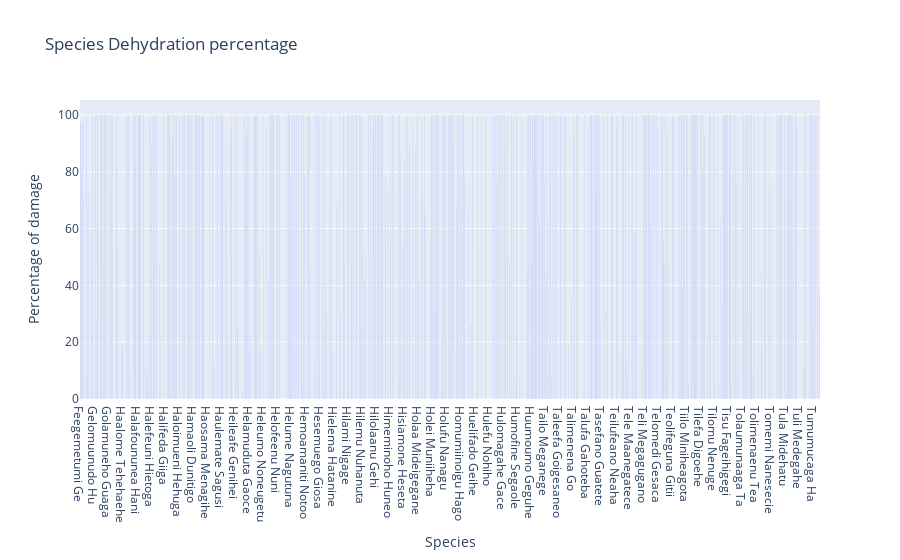

Write notebook code for a chart like this one.
### Code cell
# Change the 'damageType' to see the percentage of that type
damageType = 'Dehydration'
oa.ShowSpeciesCausesChart(f'Species {damageType} percentage', ['Species', 'Percentage of damage'], results['SpeciesDamageReception'], damageType)

### Figure 1 — Plotly figure (JSON) as saved in the notebook; plotly's stock layout.template omitted (floating-point values rounded to 4 significant figures; data arrays with more than 128 entries replaced by an {"elided": "..."} marker saying what was removed)
{"data": [{"alignmentgroup": "True", "hovertemplate": "x=%{x}<br>y=%{y}<extra></extra>", "legendgroup": "", "marker": {"color": "#636efa", "pattern": {"shape": ""}}, "name": "", "offsetgroup": "", "orientation": "v", "showlegend": false, "textposition": "auto", "type": "bar", "x": {"elided": "2416 str values"}, "xaxis": "x", "y": {"elided": "2416 float values"}, "yaxis": "y"}], "layout": {"barmode": "relative", "legend": {"tracegroupgap": 0}, "title": {"text": "Species Dehydration percentage"}, "xaxis": {"anchor": "y", "domain": [0, 1], "title": {"text": "Species"}}, "yaxis": {"anchor": "x", "domain": [0, 1], "title": {"text": "Percentage of damage"}}}}
